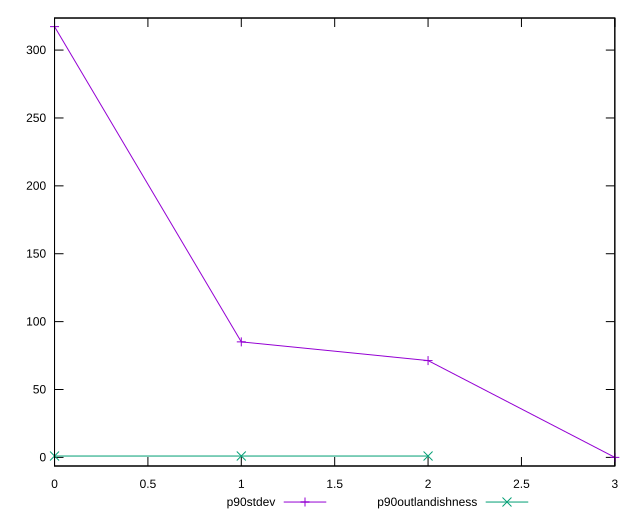

This chart was generated by the following gnuplot code:
reset

$p90Stdev <<EOF
0 317.2774883916422
1 85.08068295472039
2 71.30264737200793
3 0
EOF

$p90Outlandishness <<EOF
0 1.0128253195720782
1 1.0167375044737632
2 1.0150107801568693
EOF

set key outside below
set xrange [0:3]
set yrange [-6.345549767832844:323.623038159475]
set trange [-6.345549767832844:323.623038159475]
set terminal svg size 640, 520 enhanced background rgb 'white'
set output "report/report_00029_2021-02-24T13-36-40.390Z/uses-rel-preload/progression/stddev.svg"

plot $p90Stdev title "p90stdev" with linespoints, \
     $p90Outlandishness title "p90outlandishness" with linespoints

reset
